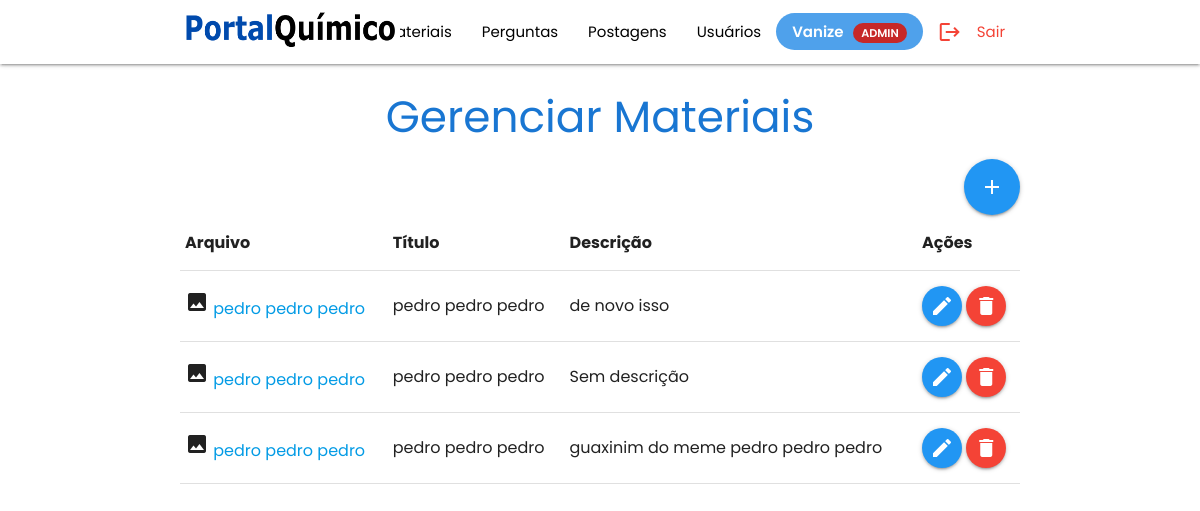
Page /materiaisadm.php (signed in) on the committed database.
### tables this page shows
CREATE TABLE `materiais` (
  `id_material` int(11) NOT NULL,
  `nome` varchar(100) DEFAULT NULL,
  `descricao` varchar(255) DEFAULT NULL,
  `material` varchar(255) NOT NULL
);

### materiaisadm.php (the view, shortened to what this page needs)
<?php
include_once "conecta.php";
include_once "header.php";
?>
<!DOCTYPE html>
<html lang="pt-BR">
<head>
    <link type="text/css" rel="stylesheet" href="css/materialize.min.css" />
</head>
<body>
    <div class="container">
        <h3 class="center blue-text text-darken-2">Gerenciar Materiais</h3>
        <a href="uploadmateriais.php" class="btn-floating btn-large waves-effect waves-light blue right" title="Enviar novo">
            <i class="material-icons">add</i>
        </a>
        <table class="highlight responsive-table">
            <thead>
                <tr>
                    <th>Arquivo</th>
                    <th>Título</th>
                    <th>Descrição</th>
                    <th>Ações</th>
                </tr>
            </thead>
            <tbody>
                <?php
                $sql = "SELECT id_material, nome, descricao, material FROM materiais ORDER BY id_material DESC";
                $resultado = $conn->query($sql);
                if ($resultado->num_rows > 0):
                    while ($mat = $resultado->fetch_assoc()):
                        $arquivo = $mat['material'];
                        $ext = strtolower(pathinfo($arquivo, PATHINFO_EXTENSION));
                        $icone = $ext === 'pdf' ? 'picture_as_pdf' : 'image';
                ?>
                        <tr>
                            <td>
                                <i class="material-icons"><?php echo $icone; ?></i>
                                <a href="materiais/<?php echo $arquivo; ?>" target="_blank">
                                    <?php echo htmlspecialchars($mat['nome']); ?>
                                </a>
                            </td>
                            <td><?php echo htmlspecialchars($mat['nome']); ?></td>
                            <td><?php echo htmlspecialchars($mat['descricao'] ?: 'Sem descrição'); ?></td>
                            <td>
                                <a href="alterar.php?id=<?php echo $mat['id_material']; ?>"
                                    class="btn-floating waves-effect waves-light blue tooltipped"
                                    data-position="top" data-tooltip="Editar">
                                    <i class="material-icons">edit</i>
                                </a>
                                <a href="#modal<?php echo $mat['id_material']; ?>" class="btn-floating waves-effect waves-light red modal-trigger">
                                    <i class="material-icons">delete</i>
                                </a>
                            </td>
                        </tr>
                <?php
                    endwhile;
                else:
                    echo '<tr><td colspan="4" class="center grey-text">Nenhum material encontrado.</td></tr>';
                endif;
                ?>
            </tbody>
        </table>
    </div>
</body>
</html>

### header.php (style rules this page uses)
* { font-family: 'Poppins', sans-serif; }

### materiaisadm.php (style rules this page uses)
.container { margin-bottom: 50px; }

### rows in the picture
materiais: nome "pedro pedro pedro", descricao "de novo isso"
materiais: nome "pedro pedro pedro", descricao "Sem descrição"
materiais: nome "pedro pedro pedro", descricao "guaxinim do meme pedro pedro pedro"

### other values in the picture
$_SESSION['usuario'] "Vanize"
